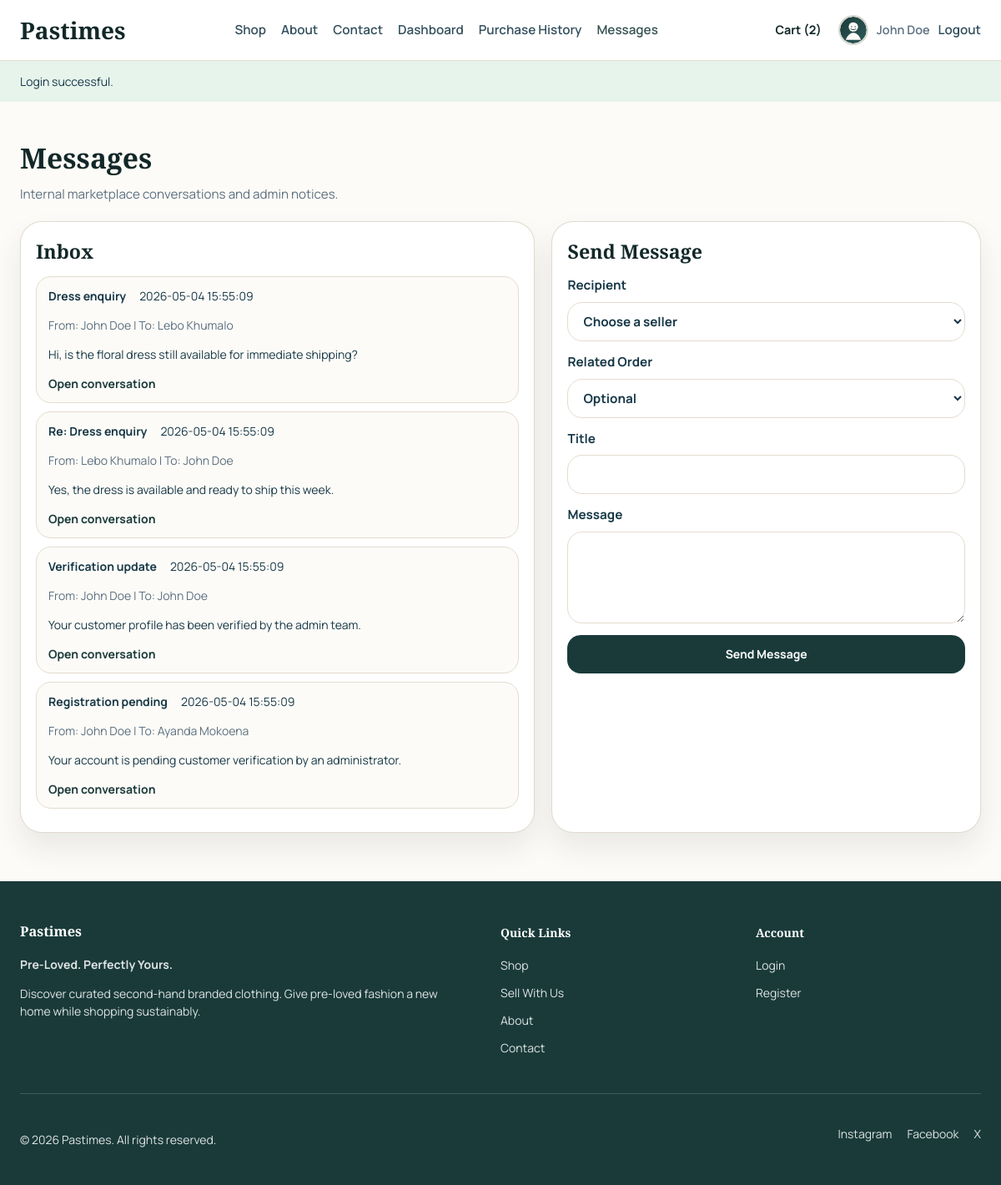
The page /messages.php (signed in) on the database its author committed.
### tables this page shows
CREATE TABLE IF NOT EXISTS `tbluser` (
  `user_id` int(11) NOT NULL AUTO_INCREMENT,
  `full_name` varchar(120) NOT NULL,
  `first_name` varchar(60) NOT NULL,
  `last_name` varchar(60) NOT NULL,
  `username` varchar(60) NOT NULL,
  `email` varchar(120) NOT NULL,
  `password_hash` varchar(255) NOT NULL,
  `phone_number` varchar(20) DEFAULT NULL,
  `profile_image_path` varchar(255) DEFAULT NULL,
  `role` enum('customer','seller','admin') NOT NULL DEFAULT 'customer',
  `customer_status` enum('pending','verified','rejected') NOT NULL DEFAULT 'pending',
  `seller_status` enum('none','pending','approved','rejected') NOT NULL DEFAULT 'none',
  `is_active` tinyint(1) NOT NULL DEFAULT 1,
  `created_at` timestamp NOT NULL DEFAULT current_timestamp(),
  `updated_at` timestamp NOT NULL DEFAULT current_timestamp() ON UPDATE current_timestamp(),
  PRIMARY KEY (`user_id`),
  UNIQUE KEY `username` (`username`),
  UNIQUE KEY `email` (`email`)
);

CREATE TABLE IF NOT EXISTS `tblmessage` (
  `message_id` int(11) NOT NULL AUTO_INCREMENT,
  `sender_user_id` int(11) DEFAULT NULL,
  `sender_admin_id` int(11) DEFAULT NULL,
  `receiver_user_id` int(11) DEFAULT NULL,
  `receiver_admin_id` int(11) DEFAULT NULL,
  `related_order_id` int(11) DEFAULT NULL,
  `title` varchar(120) NOT NULL,
  `message_body` text NOT NULL,
  `is_broadcast` tinyint(1) NOT NULL DEFAULT 0,
  `is_read` tinyint(1) NOT NULL DEFAULT 0,
  `created_at` timestamp NOT NULL DEFAULT current_timestamp(),
  PRIMARY KEY (`message_id`),
  KEY `fk_message_sender_user` (`sender_user_id`),
  KEY `fk_message_sender_admin` (`sender_admin_id`),
  KEY `fk_message_receiver_user` (`receiver_user_id`)
);

### includes/functions.php (called while the page is built, shortened)
<?php
function app_url(string $path = ''): string
{
    $suffix = ltrim($path, '/');
    $base = defined('APP_URL_BASE') ? APP_URL_BASE : '';
    return $suffix === '' ? ($base ?: '/') : ($base . '/' . $suffix);
}
function e(?string $value): string
{
    return htmlspecialchars((string) $value, ENT_QUOTES, 'UTF-8');
}
function get_flash(): ?array
{
    $flash = $_SESSION['flash'];
    return $flash;
}
function db(): mysqli
{
    static $connection = null;
    if ($connection instanceof mysqli) {
        return $connection;
    }
    $connection = getDBConnection(true);
    return $connection;
}
function bind_params(mysqli_stmt $statement, string $types, array &$params): void
{
    $bindParams = [$types];
    foreach ($params as $key => &$value) {
        $bindParams[] = &$value;
    }
    call_user_func_array([$statement, 'bind_param'], $bindParams);
}
function db_one(string $sql, string $types = '', array $params = []): ?array
{
    $statement = db()->prepare($sql);
    if ($types !== '' && $params !== []) {
        bind_params($statement, $types, $params);
    }
    $statement->execute();
    $result = $statement->get_result();
    $row = $result ? $result->fetch_assoc() : null;
    return $row ?: null;
}
function db_all(string $sql, string $types = '', array $params = []): array
{
    $statement = db()->prepare($sql);
    if ($types !== '' && $params !== []) {
        bind_params($statement, $types, $params);
    }
    $statement->execute();
    $result = $statement->get_result();
    $rows = $result ? $result->fetch_all(MYSQLI_ASSOC) : [];
    return $rows;
}
function current_user(): ?array
{
    return db_one('SELECT * FROM tblUser WHERE user_id = ?', 'i', [(int) $_SESSION['user_id']]);
}
function current_admin(): ?array
{
    if (!isset($_SESSION['admin_id'])) {
        return null;
    }
    return db_one('SELECT * FROM tblAdmin WHERE admin_id = ?', 'i', [(int) $_SESSION['admin_id']]);
}
function require_user_login(): array
{
    $user = current_user();
    return $user;
}
function cart_count(): int
{
    return Cart::getCartCount();
}
function user_avatar_path(array $user): string
{
    $imagePath = str_replace('\\', '/', trim((string) ($user['profile_image_path'] ?? '')));
    return 'assets/images/uploads/default-avatar.svg';
}

### includes/Marketplace.php (called while the page is built, shortened)
<?php
final class Cart
{
    public static function getSessionCart(): array
    {
        $scopeKey = self::cartScopeKey();
        if ($_SESSION['cart_buckets'][$scopeKey] === []) {
            self::loadDatabaseCartIfNeeded();
        }
        return $_SESSION['cart_buckets'][$scopeKey];
    }
    public static function getCartCount(): int
    {
        return array_sum(self::getSessionCart());
    }
    private static function loadDatabaseCartIfNeeded(): void
    {
        $user = current_user();
        $scopeKey = self::cartScopeKey((int) $user['user_id']);
        try {
            $rows = db_all('SELECT clothes_id, quantity FROM tblCartItem WHERE user_id = ? ORDER BY cart_id ASC', 'i', [(int) $user['user_id']]);
            $cart = [];
            foreach ($rows as $row) {
                $cart[(int) $row['clothes_id']] = (int) $row['quantity'];
            }
        } catch (Throwable $exception) {
        }
    }
    private static function saveSessionCart(array $cart, ?string $scopeKey = null): void
    {
        $scopeKey = $scopeKey ?? self::cartScopeKey();
        foreach ($cart as $productId => $quantity) {
            $productId = (int) $productId;
            $quantity = (int) $quantity;
        }
    }
    private static function cartScopeKey(?int $userId = null): string
    {
        if ($userId === null) {
            $currentUser = current_user();
            $userId = (int) ($currentUser['user_id'] ?? 0);
        }
        return $userId > 0 ? 'user_' . $userId : 'guest';
    }
}

### messages.php (the view, shortened to what this page needs)
<?php
$user = require_user_login();
$inbox = db_all(
    'SELECT m.*,
            sender_user.full_name AS sender_user_name,
            sender_admin.full_name AS sender_admin_name,
            receiver_user.full_name AS receiver_user_name,
            receiver_admin.full_name AS receiver_admin_name
     FROM tblMessage m
     LEFT JOIN tblUser sender_user ON sender_user.user_id = m.sender_user_id
     LEFT JOIN tblAdmin sender_admin ON sender_admin.admin_id = m.sender_admin_id
     LEFT JOIN tblUser receiver_user ON receiver_user.user_id = m.receiver_user_id
     LEFT JOIN tblAdmin receiver_admin ON receiver_admin.admin_id = m.receiver_admin_id
     WHERE m.receiver_user_id = ? OR m.sender_user_id = ? OR m.receiver_admin_id = ? OR m.is_broadcast = 1
     ORDER BY m.created_at DESC',
    'iii',
    [(int) $user['user_id'], (int) $user['user_id'], (int) $user['user_id']]
);
$isSeller = (($user['seller_status'] ?? 'none') === 'approved' || ($user['role'] ?? '') === 'seller');
$recipientLabel = $isSeller ? 'Choose a buyer' : 'Choose a seller';
require_once __DIR__ . '/includes/header.php';
?>
<section class="section section-tight">
    <div class="container page-title-block">
        <div>
            <h1>Messages</h1>
            <p>Internal marketplace conversations and admin notices.</p>
        </div>
    </div>
    <div class="container seller-layout">
        <section class="dashboard-card">
            <h2>Inbox</h2>
            <?php foreach ($inbox as $message): ?>
                <article class="message-snippet">
                    <div class="message-header">
                        <strong><?= e($message['title']); ?></strong>
                        <span><?= e($message['created_at']); ?></span>
                    </div>
                    <p class="muted">
                        From: <?= e($message['sender_user_name'] ?? $message['sender_admin_name'] ?? 'Admin'); ?> |
                        To: <?= e($message['receiver_user_name'] ?? $message['receiver_admin_name'] ?? 'Broadcast'); ?>
                    </p>
                    <p><?= e(substr((string) $message['message_body'], 0, 140)); ?><?= strlen((string) $message['message_body']) > 140 ? '...' : ''; ?></p>
                    <a class="text-link" href="<?= e(app_url('conversation.php?id=' . (int) $message['message_id'])); ?>">Open conversation</a>
                </article>
            <?php endforeach; ?>
        </section>
        <aside class="dashboard-card">
            <h2>Send Message</h2>
            <form method="post" class="stacked-form">
                <label>Recipient
                    <select name="receiver_user_id" required>
                        <option value=""><?= e($recipientLabel); ?></option>
                    </select>
                </label>
                <label>Related Order
                    <select name="related_order_id">
                        <option value="">Optional</option>
                    </select>
                </label>
                <label>Title
                    <input name="title" required>
                </label>
                <label>Message
                    <textarea name="message_body" required></textarea>
                </label>
                <button class="button button-dark button-block" type="submit">Send Message</button>
            </form>
        </aside>
    </div>
</section>
<?php require_once __DIR__ . '/includes/footer.php'; ?>

### includes/header.php (shortened to what this page needs)
<?php
$user = current_user();
$admin = current_admin();
$flash = get_flash();
$currentPath = basename(parse_url($_SERVER['REQUEST_URI'] ?? '', PHP_URL_PATH) ?: '');
$stylesVersion = @filemtime(__DIR__ . '/../css/styles.css') ?: time();
?>
<!DOCTYPE html>
<html lang="en">
<head>
    <link rel="stylesheet" href="<?= e(app_url('css/styles.css?v=' . $stylesVersion)); ?>">
</head>
<body>
<header class="site-header">
    <div class="container nav-shell">
        <a class="brand-mark" href="<?= e(app_url('index.php')); ?>">Pastimes</a>
        <nav class="site-nav">
            <a class="nav-link<?= $currentPath === 'shop.php' ? ' is-active' : ''; ?>" href="<?= e(app_url('shop.php')); ?>">Shop</a>
            <a class="nav-link<?= $currentPath === 'about.php' ? ' is-active' : ''; ?>" href="<?= e(app_url('about.php')); ?>">About</a>
            <a class="nav-link<?= $currentPath === 'contact.php' ? ' is-active' : ''; ?>" href="<?= e(app_url('contact.php')); ?>">Contact</a>
            <?php if ($user): ?>
                <a class="nav-link<?= $currentPath === 'dashboard.php' ? ' is-active' : ''; ?>" href="<?= e(app_url('dashboard.php')); ?>">Dashboard</a>
                <a class="nav-link<?= $currentPath === 'purchase-history.php' ? ' is-active' : ''; ?>" href="<?= e(app_url('purchase-history.php')); ?>">Purchase History</a>
                <a class="nav-link<?= $currentPath === 'messages.php' ? ' is-active' : ''; ?>" href="<?= e(app_url('messages.php')); ?>">Messages</a>
            <?php endif; ?>
        </nav>
        <div class="nav-actions">
            <a class="cart-link" href="<?= e(app_url('cart.php')); ?>">Cart (<?= e((string) cart_count()); ?>)</a>
            <?php if ($admin): ?>
                <a class="button button-dark button-small admin-top-button" href="<?= e(app_url('admin/index.php')); ?>">Admin Panel</a>
                <a class="button button-light button-small header-action-button" href="<?= e(app_url('admin/messages.php')); ?>">Admin Messages</a>
                <span class="nav-user">Admin <?= e($admin['full_name']); ?></span>
                <a class="nav-link" href="<?= e(app_url('logout.php?scope=admin')); ?>">Logout</a>
            <?php elseif ($user): ?>
                <span class="nav-user nav-user-with-avatar">
                    <span class="nav-avatar-frame">
                        <img class="nav-avatar" src="<?= e(app_url(user_avatar_path($user))); ?>" alt="<?= e($user['full_name']); ?> profile picture">
                    </span>
                    <span><?= e($user['full_name']); ?></span>
                </span>
                <a class="nav-link" href="<?= e(app_url('logout.php')); ?>">Logout</a>
            <?php endif; ?>
        </div>
    </div>
</header>
<?php if ($flash): ?>
    <div class="flash flash-<?= e($flash['type']); ?>">
        <div class="container">
            <?= e($flash['message']); ?>
        </div>
    </div>
<?php endif; ?>
<main class="page-shell">

### includes/footer.php (shortened to what this page needs)
</main>
<footer class="site-footer">
    <div class="container footer-main">
        <div>
            <h3>Pastimes</h3>
            <p class="footer-tagline">Pre-Loved. Perfectly Yours.</p>
            <p>Discover curated second-hand branded clothing. Give pre-loved fashion a new home while shopping sustainably.</p>
        </div>
        <div>
            <h4>Quick Links</h4>
            <a href="<?= e(app_url('shop.php')); ?>">Shop</a>
            <a href="<?= e(app_url('request-seller.php')); ?>">Sell With Us</a>
            <a href="<?= e(app_url('about.php')); ?>">About</a>
            <a href="<?= e(app_url('contact.php')); ?>">Contact</a>
        </div>
        <div>
            <h4>Account</h4>
            <a href="<?= e(app_url('login.php')); ?>">Login</a>
            <a href="<?= e(app_url('register.php')); ?>">Register</a>
        </div>
    </div>
    <div class="container footer-bottom">
        <p>&copy; <?= date('Y'); ?> Pastimes. All rights reserved.</p>
        <div class="social-links">
            <span>Instagram</span>
            <span>Facebook</span>
            <span>X</span>
        </div>
    </div>
</footer>
</body>
</html>

### rows shown on the page
tbluser: full_name "John Doe", receiver_user_id "Choose a seller"
tblmessage: title "Dress enquiry", created_at "2026-05-04 15:55:09", tbluser.full_name "John Doe", tbluser.full_name "Lebo Khumalo", message_body "Hi, is the floral dress still available for immediate shipping?"
tblmessage: title "Re: Dress enquiry", created_at "2026-05-04 15:55:09", tbluser.full_name "Lebo Khumalo", tbluser.full_name "John Doe", message_body "Yes, the dress is available and ready to ship this week."
tblmessage: title "Verification update", created_at "2026-05-04 15:55:09", tbluser.full_name "John Doe", message_body "Your customer profile has been verified by the admin team."
tblmessage: title "Registration pending", created_at "2026-05-04 15:55:09", tbluser.full_name "John Doe", tbluser.full_name "Ayanda Mokoena", message_body "Your account is pending customer verification by an administrator."

### other values the page prints
cart_count() "2"
$flash['message'] "Login successful."
